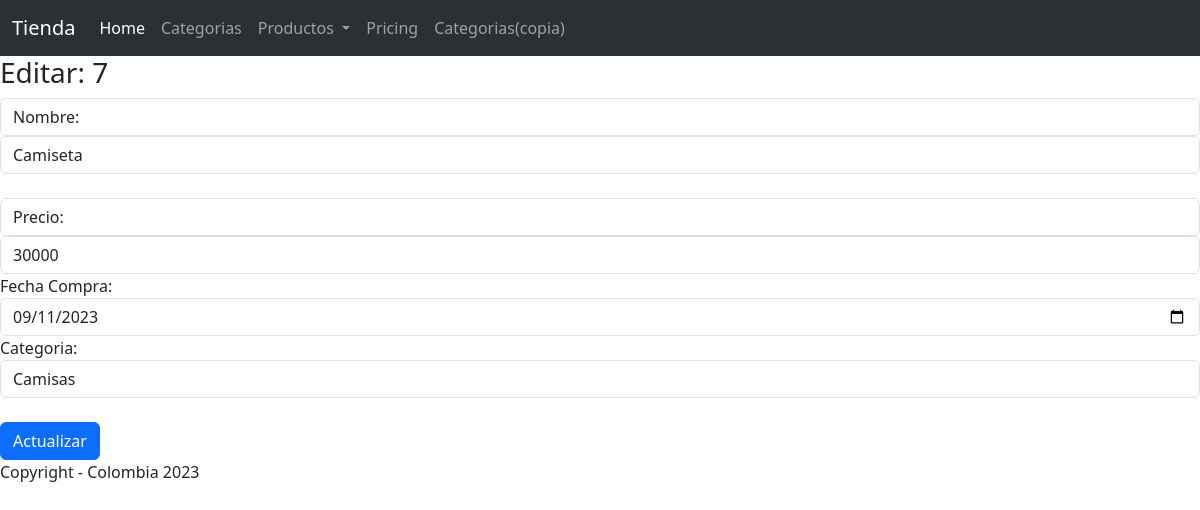
Page /productos_editar/7/ on the committed database.
### tienda/models.py (models this page shows, shortened)
class Producto(models.Model):
    nombre = models.CharField(max_length=254)
    precio = models.IntegerField()
    categoria = models.ForeignKey(Categoria, on_delete=models.DO_NOTHING)
    fecha_compra = models.DateField()

class Categoria(models.Model):
    nombre = models.CharField(max_length=50)
    descripcion = models.TextField(null=True, blank=True)

### tienda/views.py (the view)
# urls.py: path("productos_editar/<int:id>/", views.productos_editar, name="productos_editar"),
def productos_editar(request, id):
    q = Producto.objects.get(pk=id)
    query = Categoria.objects.all()
    contexto = {"id": id, "data": q, "categorias": query}
    return render(request, "tienda/productos/form_pro.html", contexto)

### tienda/templates/tienda/productos/form_pro.html (shortened to what this page needs)
{% extends 'tienda/base.html' %}
{% load static %}
{% block contenedor %}
  {% if id %}
    <h3>Editar: {{ id }}</h3>
  {% endif %}
  <form method="post" action="{% url 'tienda:productos_guardar' %}">
    <label class="form-control">Nombre:</label>
    <input type="text" name="nombre" class="form-control" value="{{ data.nombre }}"><br>
    <label class="form-control">Precio:</label>
    <input type="number" name="precio" class="form-control" value="{{data.precio}}">
    <label class="from-control">Fecha Compra:</label>
    <input type="date" name="fecha_compra" class="form-control" value="{{data.fecha_compra|date:'Y-m-d'}}">
    <label class="from-control">Categoria:</label>
    <select name="categoria" class="form-control">
      {% for c in categorias %}
        <option value="{{c.id}}" {% if data.categoria.id == c.id %} selected="" {% endif %}>{{c.nombre}}</option>
      {% endfor %}
    </select>
    <br>
    {% if id %}
      <button type="submit" class="btn btn-primary">Actualizar</button>
    {% else %}
        <button type="submit" class="btn btn-primary">Crear</button>
    {% endif %}
  </form>
{% endblock %}

### rows in the picture
Producto: nombre "Camiseta", precio "30000", fecha_compra "09/11/2023", categoria "Camisas"

### other values in the picture
{{ id }} "7"
